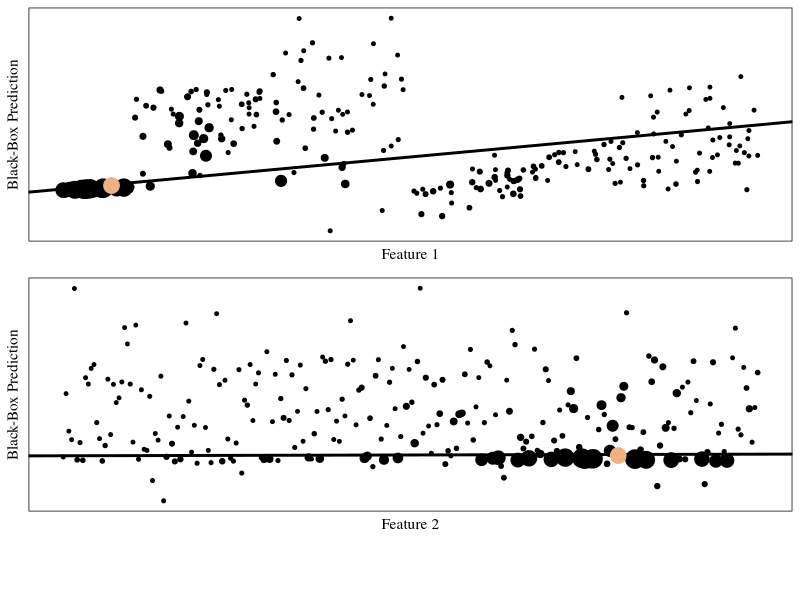
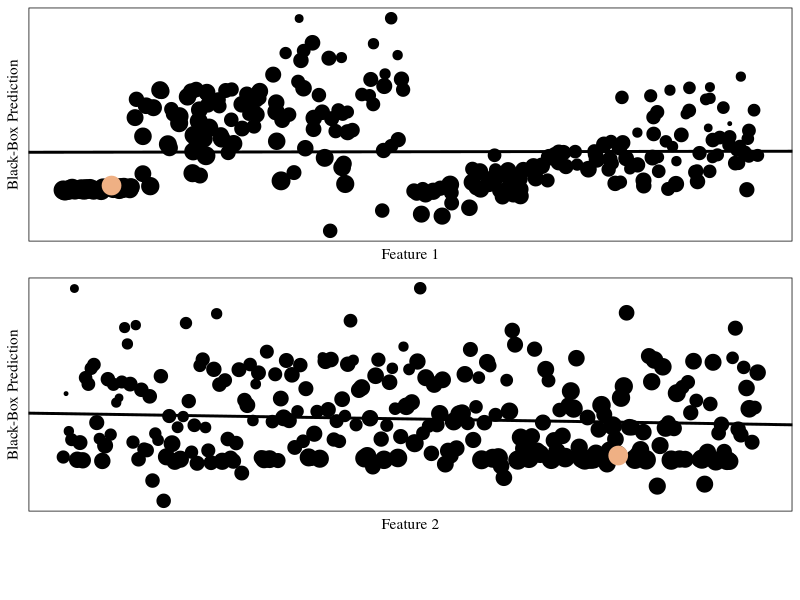
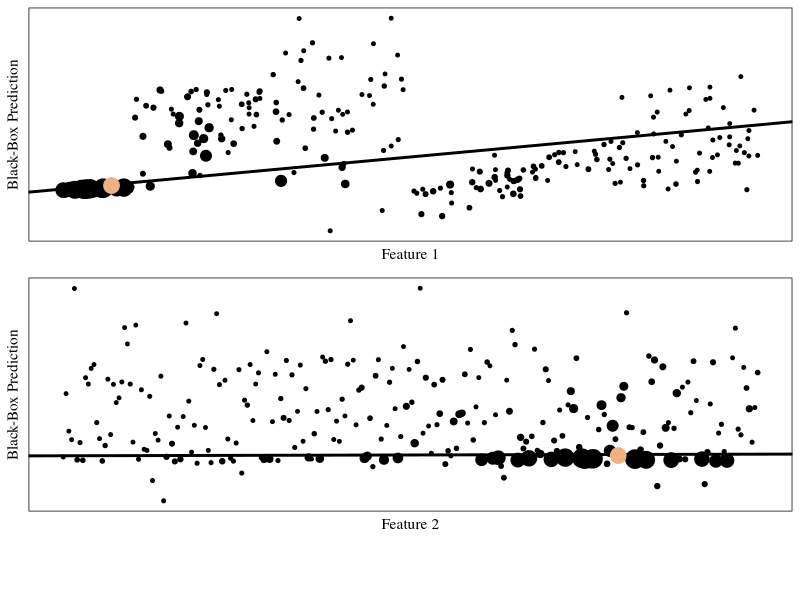
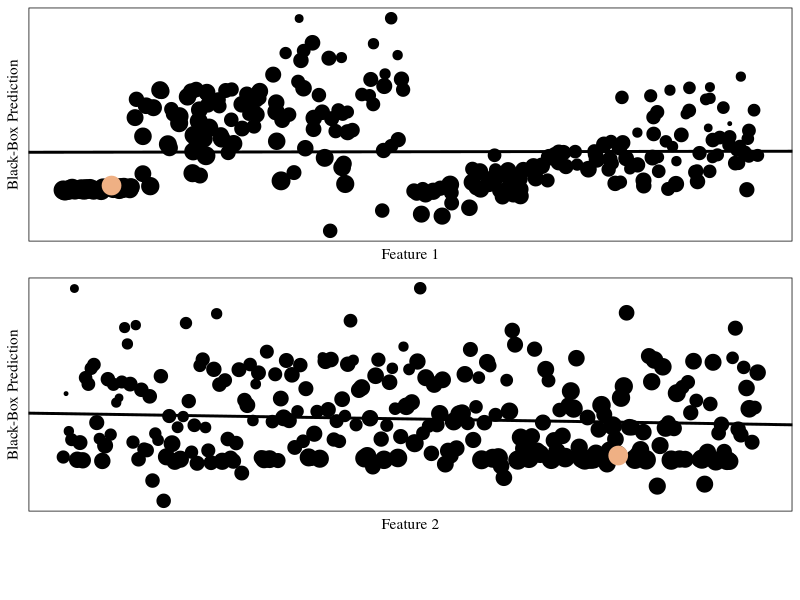

Here is the R script that generated these plots, in order:
## ---- chunk 1
knitr::opts_chunk$set(echo = TRUE, message = FALSE)
## ---- chunk 2
# Load packages
library(cowplot)
library(gower)
library(graphics)
library(tidyverse)
## ---- chunk 3
# Generate data
set.seed(20190624)
lime_data <- data.frame(feature1 = sort(runif(250, 0, 1)),
                      feature2 = sample(x = 1:250, size = 250, replace = FALSE)) %>%
  mutate(prediction = if_else(feature1 >= 0 & feature1 < 0.1, (0.3 * feature1) + rnorm(n(), 0, 0.01), 
                      if_else(feature1 >= 0.1 & feature1 < 0.3, rbeta(n(), 1, 0.5), 
                      if_else(feature1 >= 0.3 & feature1 < 0.5, sin(pi* feature1) + rnorm(n(), 0, 0.5),
                      if_else(feature1 >= 0.5 & feature1 < 0.8, -(sin(pi* feature1) + rnorm(n(), 0, 0.1)) + 1,
                      if_else(feature1 >= 0.8 & feature1 < 0.9, 0.5 + runif(n(), -0.5, 0.5), 
                              0.5 + rnorm(n(), 0, 0.3)))))))

# Specify a prediction of interest
prediction_of_interest <- data.frame(feature1 = 0.07,
                                feature2 = 200,
                                prediction = 0.05, 
                                color = factor("Prediction of Interest"))

# Compute the distance between the prediction of interest 
lime_data$distance <- (1 - gower_dist(x = prediction_of_interest, y = lime_data))^20

# Fit the interpretable explainer model
lime_explainer <- lm(prediction ~ feature1 + feature2, data = lime_data, weights = distance)

# Predictions versus feature 1
plot_feature1 <- ggplot(lime_data, aes(x = feature1, y = prediction, size = distance)) + 
  geom_abline(intercept = coef(lime_explainer)[[1]] + coef(lime_explainer)[[3]]*prediction_of_interest$feature2, 
              slope = coef(lime_explainer)[[2]], 
              size = 1) +
  geom_point() + 
  geom_point(data = prediction_of_interest,
             mapping = aes(x = feature1, y = prediction),
             color = "#EFB084",
             size = 5) +
  theme_linedraw(base_family = "Times") +
  labs(x = "Feature 1", 
       y = "Black-Box Prediction") + 
  theme(panel.grid.major = element_blank(), 
        panel.grid.minor = element_blank(),
        axis.text.x = element_blank(),
        axis.ticks.x = element_blank(),
        axis.text.y = element_blank(),
        axis.ticks.y = element_blank(),
        legend.position = "none")

# Predictions versus feature 2
plot_feature2 <- ggplot(lime_data, aes(x = feature2, y = prediction, size = distance)) +
  geom_abline(intercept = coef(lime_explainer)[[1]] + coef(lime_explainer)[[2]]*prediction_of_interest$feature1,
              slope = coef(lime_explainer)[[3]],
              size = 1) +
  geom_point() +
  geom_point(data = prediction_of_interest,
             mapping = aes(x = feature2, y = prediction),
             color = "#EFB084",
             size = 5) +
  theme_linedraw(base_family = "Times") +
  labs(x = "Feature 2",
       y = "Black-Box Prediction") +
  theme(panel.grid.major = element_blank(),
        panel.grid.minor = element_blank(),
        axis.text.x = element_blank(),
        axis.ticks.x = element_blank(),
        axis.text.y = element_blank(),
        axis.ticks.y = element_blank(),
        legend.position = "none")

# Join the two feature plots
lime_plots <- plot_grid(plot_feature1, plot_feature2, ncol = 1)

# Create a plot to extract a legend for the prediction of interest
lime_legend_plot <- ggplot(prediction_of_interest, aes(x = feature1, y = prediction, color = color)) +
  geom_point(size = 5) +
  scale_color_manual(values = c("#EFB084")) +
  theme_classic(base_family = "Times") +
  labs(color = "") +
  theme(legend.position = "bottom")

# Extract the legend
lime_legend <- get_legend(lime_legend_plot)

# Join the title, plots, legend, and caption into one figure
lime_concept <- plot_grid(lime_plots, lime_legend,
                         ncol = 1,
                         rel_heights = c(0.9, 0.1))

# Preview the plot
lime_concept

# Save the plot
ggsave(filename = "../figures/lime_concept.png",
       plot = lime_concept,
       height = 6, width = 4)
## ---- chunk 4
# Compute the distance between the prediction of interest 
lime_data$distance_bad <- (1 - gower_dist(x = prediction_of_interest, y = lime_data))^1

# Fit the interpretable explainer model
lime_explainer_bad <- lm(prediction ~ feature1 + feature2, data = lime_data, weights = distance_bad)

# Predictions versus feature 1
plot_feature1_bad <- ggplot(lime_data, aes(x = feature1, y = prediction, size = distance_bad)) + 
  geom_point() + 
  geom_abline(intercept = coef(lime_explainer_bad)[[1]] + coef(lime_explainer_bad)[[3]]*prediction_of_interest$feature2, 
              slope = coef(lime_explainer_bad)[[2]], 
              size = 1) +
  geom_point(data = prediction_of_interest,
             mapping = aes(x = feature1, y = prediction),
             color = "#EFB084",
             size = 6) +
  theme_linedraw(base_family = "Times") +
  labs(x = "Feature 1", 
       y = "Black-Box Prediction") + 
  theme(panel.grid.major = element_blank(), 
        panel.grid.minor = element_blank(),
        axis.text.x = element_blank(),
        axis.ticks.x = element_blank(),
        axis.text.y = element_blank(),
        axis.ticks.y = element_blank(),
        legend.position = "none")

# Predictions versus feature 2
plot_feature2_bad <- ggplot(lime_data, aes(x = feature2, y = prediction, size = distance_bad)) + 
  geom_point() + 
  geom_abline(intercept = coef(lime_explainer_bad)[[1]] + coef(lime_explainer_bad)[[2]]*prediction_of_interest$feature1, 
              slope = coef(lime_explainer_bad)[[3]], 
              size = 1) +
  geom_point(data = prediction_of_interest,
             mapping = aes(x = feature2, y = prediction),
             color = "#EFB084",
             size = 6) +
  theme_linedraw(base_family = "Times") +
  labs(x = "Feature 2", 
       y = "Black-Box Prediction") + 
  theme(panel.grid.major = element_blank(), 
        panel.grid.minor = element_blank(),
        axis.text.x = element_blank(),
        axis.ticks.x = element_blank(),
        axis.text.y = element_blank(),
        axis.ticks.y = element_blank(),
        legend.position = "none")

# Join the two bad feature plots
lime_plots_bad <- plot_grid(plot_feature1_bad, plot_feature2_bad, ncol = 1)

# Join the title, plots, legend, and caption into one figure
lime_figure_bad <- plot_grid(lime_plots_bad, lime_legend,
                         ncol = 1, 
                         rel_heights = c(0.9, 0.1))

# View the figure
lime_figure_bad

# Save the plot
ggsave(filename = "../figures/lime_figure_bad.png",
       plot = lime_figure_bad,
       height = 6, width = 4)
